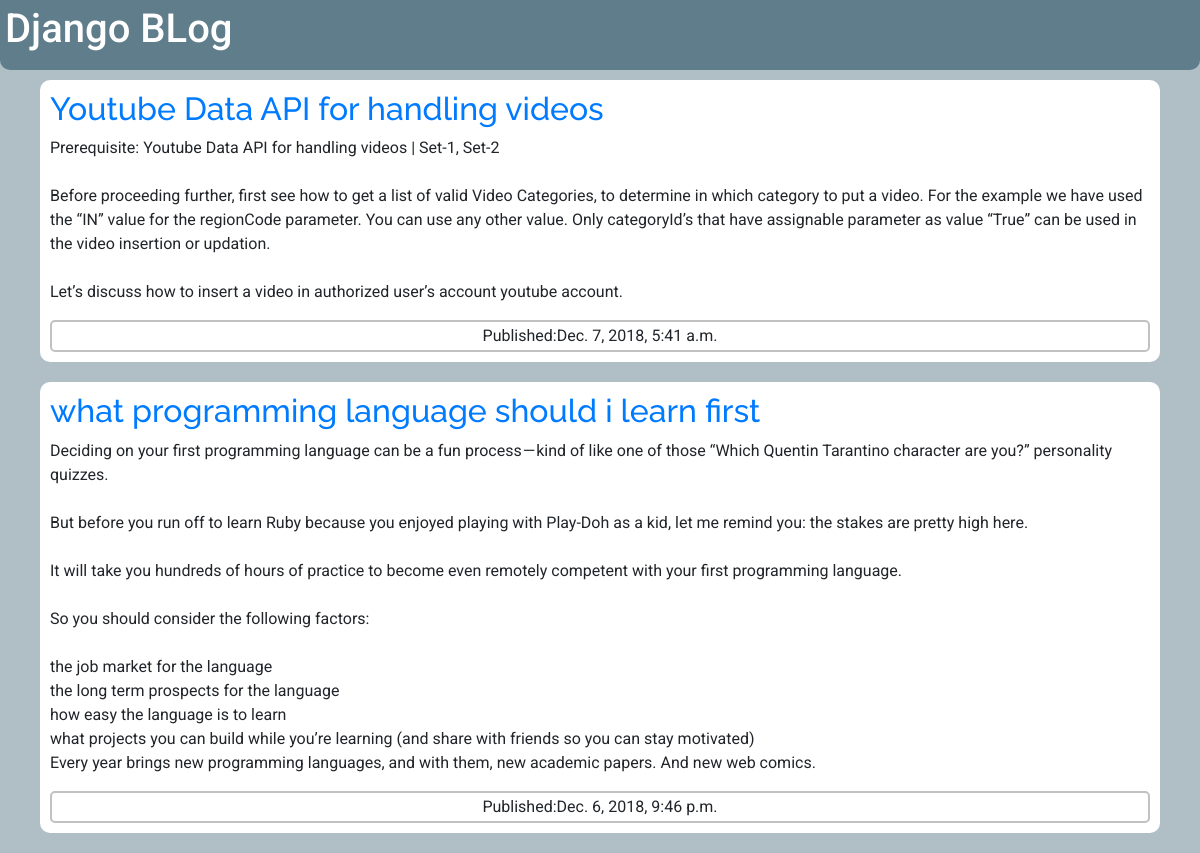
The page / on the database its author committed.
### blog/models.py (models this page shows, shortened)
class Post(models.Model):
    author = models.ForeignKey('auth.User', on_delete=models.CASCADE)
    title = models.CharField(max_length=100)
    text = models.TextField()
    created_date = models.DateTimeField(default = timezone.now)
    published_date = models.DateTimeField(blank=True, null=True)

### blog/views.py (the view)
# urls.py: path('',views.post_list, name ='post_list'),
def post_list(request):
    posts = Post.objects.filter(published_date__lte= timezone.now()).order_by('-published_date')
    stuff_for_frontend = {'posts':posts}
    return render(request,'blog/post_list.html', stuff_for_frontend)

### blog/templates/blog/post_list.html
{% extends 'blog/base.html' %}
{% block content %}
    {% for post in posts %}
    <div class="on-content">
        <a href="{% url 'post_detail' pk=post.pk %}">
        <h2 class="post-title">{{ post.title }}</h2></a>
        <p>{{ post.text|linebreaksbr }}</p>
        <p class="content-published-date">Published:{{ post.published_date }}</p>
    </div>
    {% endfor %}
{% endblock %}

### blog/templates/blog/base.html (shortened to what this page needs)
{% load staticfiles %}
<!DOCTYPE html>
<html>
<head>
    <link rel="stylesheet" href="{% static 'blog/style.css' %}">
    <link href="https://stackpath.bootstrapcdn.com/bootstrap/4.1.3/css/bootstrap.min.css" rel="stylesheet"
>
</head>
<body class="body">
    <header class="page-header header">
        <h1><a class="title" href="/">Django BLog</a></h1>
    </header>
    <div class="content container">
        <div class="row">
            <div class="col-md-100">
                {% block content %}
                {% endblock %}
            </div>
        </div>
    </div>
</body>
</html>

### blog/static/blog/style.css (style rules this page uses)
.body { background: #B0BEC5; font-family: 'Roboto', sans-serif; }
.header { background:#607D8B ; height: 70px; padding: 5px; border-bottom-left-radius: 10px; border-bottom-right-radius: 10px; }
.page-header h1 a { text-decoration: none; }
.title { color: white; }
.on-content { background: white; margin: 10px; margin-bottom: 20px; padding: 10px; border-radius: 10px; }
.post-title { font-family: 'Raleway', sans-serif; }
.content-published-date { box-sizing: content-box; padding: 2px; border:2px solid rgb(194, 192, 192); border-radius: 5px; text-align: center; margin: 0 auto; }

### rows shown on the page
Post: title "Youtube Data API for handling videos", text "Prerequisite: Youtube Data API for handling videos | Set-1, Set-2 Before proceeding further, first see how to get a list of valid Video Categories, to determine in which category to put a video. For the example we have used the “IN” value for the regionCode parameter. You can use any other value. Only categoryId’s that have assignable parameter as value “True” can be used in the video insertion or updation. Let’s discuss how to insert a video in authorized user’s account youtube account.", published_date "Dec. 7, 2018, 5:41 a.m."
Post: title "what programming language should i learn first", text "Deciding on your first programming language can be a fun process — kind of like one of those “Which Quentin Tarantino character are you?” personality quizzes. But before you run off to learn Ruby because you enjoyed playing with Play-Doh as a kid, let me remind you: the stakes are pretty high here. It will take you hundreds of hours of practice to become even remotely competent with your first programming language. So you should consider the following factors: the job market for the language the long term prospects for the language how easy the language is to learn what projects you can build while you’re learning (and share with friends so you can stay motivated) Every year brings new…", published_date "Dec. 6, 2018, 9:46 p.m."
